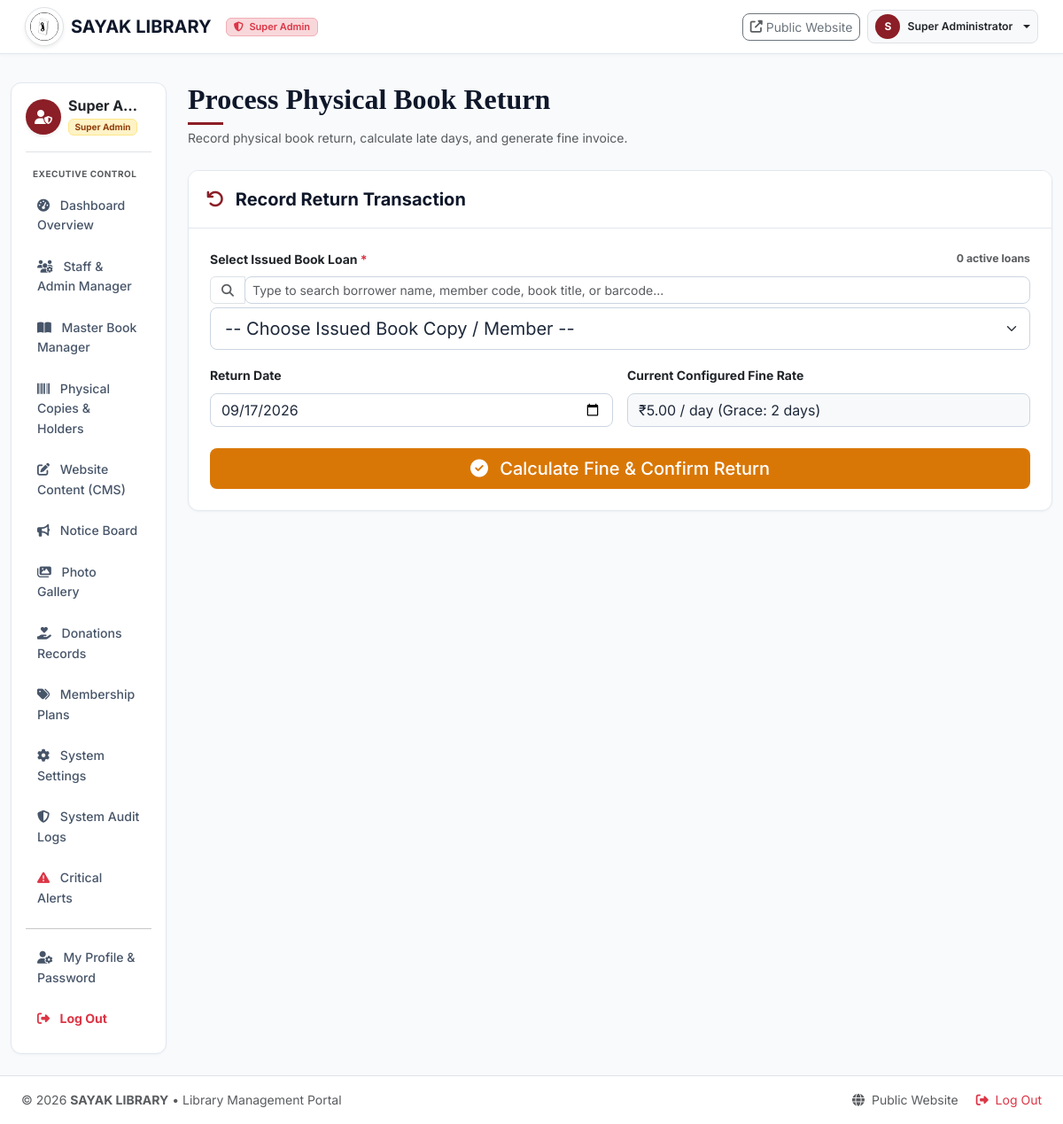
Screenshot of /librarian/return/index.php (signed in) with the database file from the repository.
### tables this page shows
CREATE TABLE `system_settings` (
  `id` INT UNSIGNED AUTO_INCREMENT PRIMARY KEY,
  `setting_key` VARCHAR(100) NOT NULL UNIQUE,
  `setting_value` TEXT DEFAULT NULL,
  `updated_at` TIMESTAMP DEFAULT CURRENT_TIMESTAMP ON UPDATE CURRENT_TIMESTAMP
);

### includes/functions.php (called while the page is built, shortened)
<?php
function escape(?string $string): string {
    return htmlspecialchars($string ?? '', ENT_QUOTES, 'UTF-8');
}
function get_setting(string $key, string $default = ''): string {
    try {
        $db = getDB();
        $stmt = $db->prepare("SELECT setting_value FROM system_settings WHERE setting_key = ?");
        $stmt->execute([$key]);
        $val = $stmt->fetchColumn();
        return $val !== false ? (string)$val : $default;
    } catch (Exception $e) {
        return $default;
    }
}

### includes/auth.php (called while the page is built, shortened)
<?php
require_once __DIR__ . '/database.php';
require_once __DIR__ . '/functions.php';
function get_logged_in_user(): ?array {
    return [
        'id' => $_SESSION['user_id'],
        'full_name' => $_SESSION['full_name'],
        'email' => $_SESSION['email'],
        'role_code' => $_SESSION['role_code'],
        'role_name' => $_SESSION['role_name'],
        'member_id' => $_SESSION['member_id'] ?? null,
        'member_code' => $_SESSION['member_code'] ?? null,
        'librarian_id' => $_SESSION['librarian_id'] ?? null,
    ];
}

### librarian/return/index.php (the view, shortened to what this page needs)
<?php
require_once __DIR__ . '/../../includes/database.php';
require_once __DIR__ . '/../../includes/functions.php';
require_once __DIR__ . '/../../includes/auth.php';
$db = getDB();
$activeIssuesStmt = $db->query("
    SELECT bi.*, b.name AS book_name, b.book_code, bc.barcode, bc.copy_code,
           m.member_code, u.full_name AS member_name, m.membership_status
    FROM book_issues bi
    JOIN books b ON bi.book_id = b.id
    JOIN book_copies bc ON bi.copy_id = bc.id
    JOIN members m ON bi.member_id = m.id
    JOIN users u ON m.user_id = u.id
    WHERE bi.status IN ('Issued', 'Overdue')
    ORDER BY bi.due_date ASC
");
$activeIssues = $activeIssuesStmt->fetchAll();
require_once __DIR__ . '/../../includes/header.php';
?>
<div class="container-fluid py-4">
    <div class="row g-4">
        <div class="col-lg-3 col-xl-2 d-print-none">
            <?php require_once __DIR__ . '/../../includes/sidebar.php'; ?>
        </div>
        <div class="col-lg-9 col-xl-10">
            <div class="d-flex justify-content-between align-items-center mb-4">
                <div>
                    <h2 class="section-title mb-1">Process Physical Book Return</h2>
                    <p class="text-muted small mb-0">Record physical book return, calculate late days, and generate fine invoice.</p>
                </div>
            </div>
            <div class="card sayak-card">
                <div class="card-header bg-white font-serif py-3 fw-bold fs-5 border-bottom">
                    <i class="fas fa-undo me-2 text-maroon" style="color: #8B1E26;"></i> Record Return Transaction
                </div>
                <div class="card-body p-4">
                    <form action="" method="POST">
                        <div class="row g-3">
                            <div class="col-12">
                                <label class="form-label fw-bold small d-flex justify-content-between">
                                    <span>Select Issued Book Loan <span class="text-danger">*</span></span>
                                    <small class="text-muted"><span id="issCount"><?= count($activeIssues) ?></span> active loans</small>
                                </label>
                                <div class="input-group mb-1">
                                    <span class="input-group-text bg-white"><i class="fas fa-search text-muted small"></i></span>
                                    <input type="text" id="loanFilterInput" class="form-control form-control-sm" placeholder="Type to search borrower name, member code, book title, or barcode..." oninput="filterLoanOptions(this.value)">
                                </div>
                                <select name="issue_id" id="issueSelect" class="form-select form-select-lg" required>
                                    <option value="">-- Choose Issued Book Copy / Member --</option>
                                </select>
                            </div>
                            <div class="col-md-6">
                                <label class="form-label fw-bold small">Return Date</label>
                                <input type="date" name="return_date" class="form-control" value="<?= date('Y-m-d') ?>" required>
                            </div>
                            <div class="col-md-6">
                                <label class="form-label fw-bold small">Current Configured Fine Rate</label>
                                <input type="text" class="form-control bg-light" value="₹<?= get_setting('fine_per_day', '5.00') ?> / day (Grace: <?= get_setting('grace_period_days', '2') ?> days)" readonly>
                            </div>
                        </div>
                        <button type="submit" class="btn btn-gold btn-lg w-100 mt-4 font-serif text-dark fw-bold">
                            <i class="fas fa-check-circle me-2"></i> Calculate Fine & Confirm Return
                        </button>
                    </form>
                </div>
            </div>
        </div>
    </div>
</div>
<?php require_once __DIR__ . '/../../includes/footer.php'; ?>

### includes/header.php (shortened to what this page needs)
<?php
require_once __DIR__ . '/database.php';
require_once __DIR__ . '/functions.php';
require_once __DIR__ . '/auth.php';
$currentUser = get_logged_in_user();
?>
<!DOCTYPE html>
<html lang="en">
<head>
    <link href="https://cdn.jsdelivr.net/npm/bootstrap@5.3.2/dist/css/bootstrap.min.css" rel="stylesheet">
    <link rel="stylesheet" href="https://cdnjs.cloudflare.com/ajax/libs/font-awesome/6.4.2/css/all.min.css">
    <link rel="stylesheet" href="<?= BASE_URL ?>assets/css/style.css">
<?php
$scriptPath = str_replace('\\', '/', $_SERVER['SCRIPT_NAME'] ?? '');
$isDashboard = (
    strpos($scriptPath, '/admin/') !== false ||
    strpos($scriptPath, '/librarian/') !== false ||
    strpos($scriptPath, '/member/') !== false ||
    (!empty($isDashboard))
);
$dashboardHomeUrl = BASE_URL;
if ($currentUser) {
    if ($currentUser['role_code'] === 'SUPER_ADMIN') {
        $dashboardHomeUrl = BASE_URL . 'admin/dashboard.php';
    } elseif ($currentUser['role_code'] === 'LIBRARIAN') {
        $dashboardHomeUrl = BASE_URL . 'librarian/dashboard.php';
    } else {
        $dashboardHomeUrl = BASE_URL . 'member/dashboard.php';
    }
}
?>
</head>
<body class="<?= $isDashboard ? 'dashboard-layout bg-light d-flex flex-column min-vh-100' : '' ?>">
<?php if ($isDashboard): ?>
    <?php
    $logoVal = get_setting('site_logo', '');
    if (!empty($logoVal) && file_exists(ROOT_PATH . 'uploads/' . $logoVal)) {
        $logoUrl = BASE_URL . 'uploads/' . $logoVal;
    } else {
        $logoUrl = BASE_URL . 'assets/images/site_logo.png';
    }
    $roleName = $currentUser['role_name'] ?? 'Dashboard';
    $roleCode = $currentUser['role_code'] ?? '';
    ?>
    <header class="navbar navbar-expand navbar-light bg-white sticky-top shadow-sm px-3 d-print-none dashboard-navbar border-bottom" style="z-index: 1040; min-height: 58px;">
        <div class="container-fluid d-flex align-items-center justify-content-between">
            <div class="d-flex align-items-center">
                <a href="<?= $dashboardHomeUrl ?>" class="navbar-brand d-flex align-items-center me-3 py-0 text-dark">
                    <img src="<?= $logoUrl ?>" alt="Sayak Logo" class="rounded-circle bg-white p-1 me-2 border shadow-sm" style="width: 44px; height: 44px; object-fit: cover;">
                    <span class="font-serif fw-bold text-dark fs-5 tracking-wide" style="color: #0F172A !important;"><?= escape(get_setting('library_name', 'SAYAK LIBRARY')) ?></span>
                </a>
                <?php
                $roleBadgeClass = 'bg-primary-subtle text-primary border-primary-subtle';
                $roleIcon = 'fa-user';
                if ($roleCode === 'SUPER_ADMIN') {
                    $roleBadgeClass = 'bg-danger-subtle text-danger border-danger-subtle';
                    $roleIcon = 'fa-shield-alt';
                } elseif ($roleCode === 'LIBRARIAN') {
                    $roleBadgeClass = 'bg-primary-subtle text-primary border-primary-subtle';
                    $roleIcon = 'fa-book-reader';
                } else {
                    $roleBadgeClass = 'bg-success-subtle text-success border-success-subtle';
                    $roleIcon = 'fa-user-check';
                }
                ?>
                <span class="badge border <?= $roleBadgeClass ?> font-serif px-2 py-1 align-middle d-none d-sm-inline-block" style="font-size: 11px; font-weight: 600;">
                    <i class="fas <?= $roleIcon ?> me-1"></i>
                    <?= escape($roleName) ?>
                </span>
            </div>
            <div class="d-flex align-items-center gap-2">
                <a href="<?= BASE_URL ?>" target="_blank" class="btn btn-sm btn-outline-secondary font-serif d-none d-md-inline-flex align-items-center rounded-3" title="Open Public Website in new tab">
                    <i class="fas fa-external-link-alt me-1 text-muted"></i> Public Website
                </a>
                <?php if ($currentUser): ?>
                    <div class="dropdown">
                        <button class="btn btn-sm bg-light border d-flex align-items-center gap-2 py-1 px-2 rounded-3 dropdown-toggle text-dark" type="button" data-bs-toggle="dropdown" aria-expanded="false">
                            <div class="rounded-circle text-white d-flex align-items-center justify-content-center fw-bold" style="width: 28px; height: 28px; font-size: 12px; background-color: #8B1E26;">
                                <?= strtoupper(substr($currentUser['full_name'] ?? 'U', 0, 1)) ?>
                            </div>
                            <span class="small fw-semibold d-none d-sm-inline-block text-truncate text-dark" style="max-width: 140px;">
                                <?= escape($currentUser['full_name']) ?>
                            </span>
                        </button>
                    </div>
                <?php endif; ?>
            </div>
        </div>
    </header>
<?php endif; ?>
<div class="main-content-wrapper <?= $isDashboard ? 'flex-grow-1' : '' ?>">

### includes/footer.php (shortened to what this page needs)
</div>
<?php
$scriptPath = str_replace('\\', '/', $_SERVER['SCRIPT_NAME'] ?? '');
$isDashboard = (
    strpos($scriptPath, '/admin/') !== false ||
    strpos($scriptPath, '/librarian/') !== false ||
    strpos($scriptPath, '/member/') !== false ||
    (!empty($isDashboard))
);
?>
<?php if ($isDashboard): ?>
    <footer class="portal-footer py-3 text-center text-muted small border-top bg-white mt-auto d-print-none">
        <div class="container-fluid d-flex flex-wrap justify-content-between align-items-center px-4">
            <span>&copy; <?= date('Y') ?> <strong><?= escape(get_setting('library_name', 'SAYAK LIBRARY')) ?></strong> &bull; Library Management Portal</span>
            <div>
                <a href="<?= BASE_URL ?>" target="_blank" class="text-muted me-3 text-decoration-none"><i class="fas fa-globe me-1"></i> Public Website</a>
                <a href="<?= BASE_URL ?>logout.php" class="text-danger text-decoration-none"><i class="fas fa-sign-out-alt me-1"></i> Log Out</a>
            </div>
        </div>
    </footer>
<?php endif; ?>
</body>
</html>

### assets/css/style.css (style rules this page uses)
:root { --primary-maroon: #7A0C0C; --primary-maroon-dark: #580808; --primary-maroon-light: #9B1A1A; --gold-accent: #D4AF37; --gold-hover: #B59325; --bg-light: #F8F9FA; --card-bg: #FFFFFF; --text-dark: #212529; --text-muted: #6C757D; --border-color: #E9ECEF; --shadow-sm: 0 2px 8px rgba(0, 0, 0, 0.05); --shadow-md: 0 4px 16px rgba(0, 0, 0, 0.08); --shadow-lg: 0 10px 30px rgba(0, 0, 0, 0.12); --radius-sm: 6px; --radius-md: 10px; --radius-lg: 16px; }
body { font-family: 'Inter', -apple-system, BlinkMacSystemFont, 'Segoe UI', Roboto, sans-serif; background-color: var(--bg-light); color: var(--text-dark); margin: 0; padding: 0; line-height: 1.6; }
.btn-gold { background-color: var(--gold-accent); color: #1A1A1A; border: none; font-weight: 600; padding: 8px 20px; border-radius: var(--radius-sm); transition: all 0.2s ease; }
.sayak-card { background: #FFFFFF; border: 1px solid var(--border-color); border-radius: var(--radius-md); box-shadow: var(--shadow-sm); overflow: hidden; }
.section-title { font-family: 'Georgia', serif; color: var(--primary-maroon); font-weight: 700; position: relative; margin-bottom: 30px; padding-bottom: 10px; }
.section-title::after { content: ''; position: absolute; left: 0; bottom: 0; width: 60px; height: 3px; background-color: var(--gold-accent); }
.sayak-card, .card, .metric-card, .book-card, .section-title { transition: none !important; }
body.dashboard-layout { background-color: #F8FAFC !important; color: #1E293B !important; }
.dashboard-layout .dashboard-navbar { background-color: #FFFFFF !important; border-bottom: 1px solid #E2E8F0 !important; box-shadow: 0 1px 4px rgba(0, 0, 0, 0.04) !important; }
.dashboard-layout .dashboard-navbar .navbar-brand span { color: #0F172A !important; }
.dashboard-layout .sayak-card, .dashboard-layout .card { background: #FFFFFF !important; border: 1px solid #E2E8F0 !important; border-radius: 12px !important; box-shadow: 0 1px 3px rgba(0, 0, 0, 0.04) !important; }
.dashboard-layout .card-header.bg-maroon, .dashboard-layout .card-header { background-color: #FFFFFF !important; color: #0F172A !important; border-bottom: 1px solid #E2E8F0 !important; padding: 1rem 1.25rem !important; font-weight: 700 !important; }
.dashboard-layout .card-header i { color: #8B1E26 !important; }
.dashboard-layout .btn-gold { background-color: #D97706 !important; border-color: #D97706 !important; color: #FFFFFF !important; border-radius: 8px !important; font-weight: 500 !important; }
.dashboard-layout .section-title { color: #0F172A !important; font-weight: 700 !important; }
.dashboard-layout .section-title::after { background-color: #8B1E26 !important; width: 40px !important; height: 3px !important; }
.dashboard-layout .form-control, .dashboard-layout .form-select { border-color: #CBD5E1 !important; border-radius: 8px !important; color: #1E293B !important; }

### rows the page displays
system_settings: setting_value "SAYAK LIBRARY"
system_settings: setting_value.setting_value "₹5.00 / day (Grace: 2 days)"

### other values shown
$roleName "Super Admin"
substr($currentUser['full_name'] ?? 'U', 0, 1) "S"
$currentUser['full_name'] "Super Administrator"
$currentUser['full_name'] "Super A…"
$currentUser['role_name'] "Super Admin"
count($activeIssues) "0"
